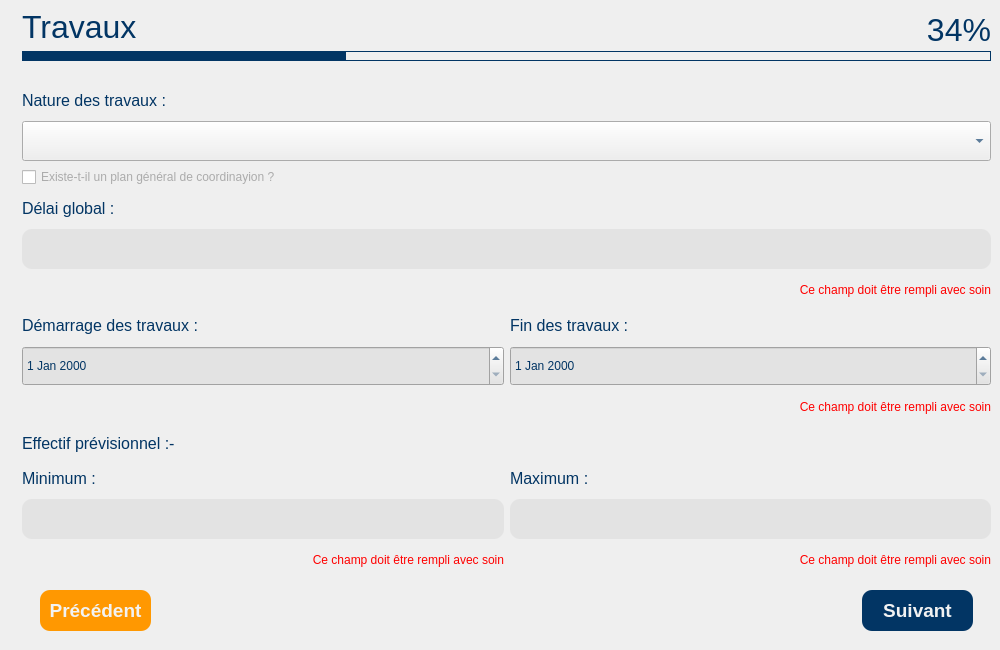
<?xml version="1.0" encoding="UTF-8"?>
<ui version="4.0">
 <class>Dialog</class>
 <widget class="QDialog" name="Dialog">
  <property name="geometry">
   <rect>
    <x>0</x>
    <y>0</y>
    <width>1000</width>
    <height>650</height>
   </rect>
  </property>
  <property name="minimumSize">
   <size>
    <width>800</width>
    <height>480</height>
   </size>
  </property>
  <property name="windowTitle">
   <string>Dialog</string>
  </property>
  <layout class="QGridLayout" name="gridLayout">
   <property name="leftMargin">
    <number>0</number>
   </property>
   <property name="topMargin">
    <number>0</number>
   </property>
   <property name="rightMargin">
    <number>0</number>
   </property>
   <property name="bottomMargin">
    <number>0</number>
   </property>
   <item row="0" column="0">
    <layout class="QHBoxLayout" name="horizontalLayout">
     <item>
      <widget class="QLabel" name="label">
       <property name="maximumSize">
        <size>
         <width>500</width>
         <height>16777215</height>
        </size>
       </property>
       <property name="text">
        <string/>
       </property>
       <property name="pixmap">
        <pixmap>:/img_back/back.png</pixmap>
       </property>
       <property name="scaledContents">
        <bool>true</bool>
       </property>
      </widget>
     </item>
     <item>
      <widget class="QWidget" name="widget" native="true">
       <layout class="QVBoxLayout" name="verticalLayout">
        <property name="leftMargin">
         <number>0</number>
        </property>
        <property name="topMargin">
         <number>0</number>
        </property>
        <property name="rightMargin">
         <number>0</number>
        </property>
        <property name="bottomMargin">
         <number>10</number>
        </property>
        <item>
         <widget class="QWidget" name="w_top" native="true">
          <property name="minimumSize">
           <size>
            <width>0</width>
            <height>70</height>
           </size>
          </property>
          <property name="maximumSize">
           <size>
            <width>16777215</width>
            <height>70</height>
           </size>
          </property>
          <layout class="QGridLayout" name="gridLayout_2">
           <item row="0" column="0" rowspan="2" colspan="2">
            <widget class="QLabel" name="label_2">
             <property name="font">
              <font>
               <pointsize>24</pointsize>
              </font>
             </property>
             <property name="styleSheet">
              <string notr="true">color:#023564;</string>
             </property>
             <property name="text">
              <string>Travaux</string>
             </property>
            </widget>
           </item>
           <item row="1" column="1">
            <widget class="QLabel" name="label_3">
             <property name="font">
              <font>
               <pointsize>24</pointsize>
              </font>
             </property>
             <property name="styleSheet">
              <string notr="true">color:#023564;</string>
             </property>
             <property name="text">
              <string>34%</string>
             </property>
             <property name="alignment">
              <set>Qt::AlignRight|Qt::AlignTrailing|Qt::AlignVCenter</set>
             </property>
            </widget>
           </item>
           <item row="2" column="0" colspan="2">
            <widget class="QWidget" name="widget_2" native="true">
             <property name="minimumSize">
              <size>
               <width>0</width>
               <height>10</height>
              </size>
             </property>
             <property name="maximumSize">
              <size>
               <width>16777215</width>
               <height>10</height>
              </size>
             </property>
             <property name="styleSheet">
              <string notr="true">border: 1 solid #023564;</string>
             </property>
             <layout class="QHBoxLayout" name="horizontalLayout_3">
              <property name="spacing">
               <number>0</number>
              </property>
              <property name="sizeConstraint">
               <enum>QLayout::SetDefaultConstraint</enum>
              </property>
              <property name="leftMargin">
               <number>0</number>
              </property>
              <property name="topMargin">
               <number>0</number>
              </property>
              <property name="rightMargin">
               <number>0</number>
              </property>
              <property name="bottomMargin">
               <number>0</number>
              </property>
              <item>
               <widget class="QWidget" name="widget_5" native="true">
                <property name="sizePolicy">
                 <sizepolicy hsizetype="Preferred" vsizetype="Preferred">
                  <horstretch>4</horstretch>
                  <verstretch>0</verstretch>
                 </sizepolicy>
                </property>
                <property name="styleSheet">
                 <string notr="true">background-color:rgb(2, 53, 100);
width: 50%;</string>
                </property>
               </widget>
              </item>
              <item>
               <widget class="QWidget" name="widget_4" native="true">
                <property name="sizePolicy">
                 <sizepolicy hsizetype="Preferred" vsizetype="Preferred">
                  <horstretch>8</horstretch>
                  <verstretch>0</verstretch>
                 </sizepolicy>
                </property>
                <property name="minimumSize">
                 <size>
                  <width>0</width>
                  <height>10</height>
                 </size>
                </property>
                <property name="maximumSize">
                 <size>
                  <width>16777215</width>
                  <height>10</height>
                 </size>
                </property>
                <property name="styleSheet">
                 <string notr="true"/>
                </property>
               </widget>
              </item>
             </layout>
            </widget>
           </item>
          </layout>
         </widget>
        </item>
        <item>
         <widget class="QScrollArea" name="pnls_1">
          <property name="styleSheet">
           <string notr="true">QTextEdit
{
background:#e3e3e3;
border: 0;
border-radius: 10px;
color:#ababab;
font: 19pt &quot;Arial&quot;;
padding-left:5px;
}

QTextEdit:focus
{
color:#ff9801;
background:#f2f2f2;
border: 2 Solid #ff9801;
font: 19pt &quot;Arial&quot;;
}

QLabel
{
	color : red;
	font: 12pt &quot;Arial&quot;;
}

QCheckBox
{
color:#ababab;
font: 14pt &quot;Arial&quot;;
}

QCheckBox:hover
{
color:#ff9801;
}

QCheckBox:Checked
{
color:#023564;
}

QComboBox
{
color:#023564;
font: 16pt &quot;Arial&quot;;
}

QDateEdit
{
background:#e3e3e3;
color:#023564;
font: 16pt &quot;Arial&quot;;
}</string>
          </property>
          <property name="frameShape">
           <enum>QFrame::NoFrame</enum>
          </property>
          <property name="frameShadow">
           <enum>QFrame::Sunken</enum>
          </property>
          <property name="lineWidth">
           <number>0</number>
          </property>
          <property name="verticalScrollBarPolicy">
           <enum>Qt::ScrollBarAsNeeded</enum>
          </property>
          <property name="widgetResizable">
           <bool>true</bool>
          </property>
          <widget class="QWidget" name="pnl_main">
           <property name="geometry">
            <rect>
             <x>0</x>
             <y>0</y>
             <width>987</width>
             <height>506</height>
            </rect>
           </property>
           <layout class="QGridLayout" name="gridLayout_3">
            <item row="0" column="0">
             <widget class="QLabel" name="label_4">
              <property name="font">
               <font>
                <family>Arial</family>
                <pointsize>12</pointsize>
                <weight>50</weight>
                <italic>false</italic>
                <bold>false</bold>
               </font>
              </property>
              <property name="styleSheet">
               <string notr="true">color:#023564;</string>
              </property>
              <property name="text">
               <string>Nature des travaux :</string>
              </property>
             </widget>
            </item>
            <item row="1" column="0" colspan="2">
             <widget class="QComboBox" name="cb1">
              <property name="minimumSize">
               <size>
                <width>0</width>
                <height>40</height>
               </size>
              </property>
              <property name="maximumSize">
               <size>
                <width>16777215</width>
                <height>40</height>
               </size>
              </property>
              <property name="contextMenuPolicy">
               <enum>Qt::DefaultContextMenu</enum>
              </property>
             </widget>
            </item>
            <item row="2" column="0" colspan="2">
             <widget class="QCheckBox" name="ch1">
              <property name="layoutDirection">
               <enum>Qt::LeftToRight</enum>
              </property>
              <property name="text">
               <string>Existe-t-il un plan général de coordinayion ?</string>
              </property>
             </widget>
            </item>
            <item row="3" column="0">
             <widget class="QLabel" name="label_5">
              <property name="font">
               <font>
                <family>Arial</family>
                <pointsize>12</pointsize>
                <weight>50</weight>
                <italic>false</italic>
                <bold>false</bold>
               </font>
              </property>
              <property name="styleSheet">
               <string notr="true">color:#023564;</string>
              </property>
              <property name="text">
               <string>Délai global :</string>
              </property>
             </widget>
            </item>
            <item row="4" column="0" colspan="2">
             <widget class="QTextEdit" name="txt_period">
              <property name="minimumSize">
               <size>
                <width>0</width>
                <height>40</height>
               </size>
              </property>
              <property name="maximumSize">
               <size>
                <width>16777215</width>
                <height>40</height>
               </size>
              </property>
              <property name="styleSheet">
               <string notr="true"/>
              </property>
              <property name="tabChangesFocus">
               <bool>true</bool>
              </property>
              <property name="placeholderText">
               <string/>
              </property>
             </widget>
            </item>
            <item row="5" column="0" colspan="2">
             <widget class="QLabel" name="lbl_period">
              <property name="enabled">
               <bool>true</bool>
              </property>
              <property name="inputMethodHints">
               <set>Qt::ImhNone</set>
              </property>
              <property name="text">
               <string>Ce champ doit être rempli avec soin</string>
              </property>
              <property name="alignment">
               <set>Qt::AlignRight|Qt::AlignTrailing|Qt::AlignVCenter</set>
              </property>
             </widget>
            </item>
            <item row="6" column="0">
             <widget class="QLabel" name="label_10">
              <property name="font">
               <font>
                <family>Arial</family>
                <pointsize>12</pointsize>
                <weight>50</weight>
                <italic>false</italic>
                <bold>false</bold>
               </font>
              </property>
              <property name="styleSheet">
               <string notr="true">color:#023564;</string>
              </property>
              <property name="text">
               <string>Démarrage des travaux :</string>
              </property>
             </widget>
            </item>
            <item row="6" column="1">
             <widget class="QLabel" name="label_7">
              <property name="font">
               <font>
                <family>Arial</family>
                <pointsize>12</pointsize>
                <weight>50</weight>
                <italic>false</italic>
                <bold>false</bold>
               </font>
              </property>
              <property name="styleSheet">
               <string notr="true">color:#023564;</string>
              </property>
              <property name="text">
               <string>Fin des travaux :</string>
              </property>
             </widget>
            </item>
            <item row="7" column="0">
             <widget class="QDateEdit" name="date1">
              <property name="minimumSize">
               <size>
                <width>0</width>
                <height>40</height>
               </size>
              </property>
              <property name="maximumSize">
               <size>
                <width>16777215</width>
                <height>40</height>
               </size>
              </property>
             </widget>
            </item>
            <item row="7" column="1">
             <widget class="QDateEdit" name="date2">
              <property name="minimumSize">
               <size>
                <width>0</width>
                <height>40</height>
               </size>
              </property>
              <property name="maximumSize">
               <size>
                <width>16777215</width>
                <height>40</height>
               </size>
              </property>
             </widget>
            </item>
            <item row="8" column="0" colspan="2">
             <widget class="QLabel" name="lbl_date">
              <property name="enabled">
               <bool>true</bool>
              </property>
              <property name="inputMethodHints">
               <set>Qt::ImhNone</set>
              </property>
              <property name="text">
               <string>Ce champ doit être rempli avec soin</string>
              </property>
              <property name="alignment">
               <set>Qt::AlignRight|Qt::AlignTrailing|Qt::AlignVCenter</set>
              </property>
             </widget>
            </item>
            <item row="9" column="0" colspan="2">
             <widget class="QLabel" name="label_6">
              <property name="font">
               <font>
                <family>Arial</family>
                <pointsize>12</pointsize>
                <weight>50</weight>
                <italic>false</italic>
                <bold>false</bold>
               </font>
              </property>
              <property name="styleSheet">
               <string notr="true">color:#023564;</string>
              </property>
              <property name="text">
               <string>Effectif prévisionnel :-</string>
              </property>
              <property name="alignment">
               <set>Qt::AlignLeading|Qt::AlignLeft|Qt::AlignVCenter</set>
              </property>
             </widget>
            </item>
            <item row="10" column="0">
             <widget class="QLabel" name="label_8">
              <property name="font">
               <font>
                <family>Arial</family>
                <pointsize>12</pointsize>
                <weight>50</weight>
                <italic>false</italic>
                <bold>false</bold>
               </font>
              </property>
              <property name="styleSheet">
               <string notr="true">color:#023564;</string>
              </property>
              <property name="text">
               <string>Minimum :</string>
              </property>
             </widget>
            </item>
            <item row="10" column="1">
             <widget class="QLabel" name="label_9">
              <property name="font">
               <font>
                <family>Arial</family>
                <pointsize>12</pointsize>
                <weight>50</weight>
                <italic>false</italic>
                <bold>false</bold>
               </font>
              </property>
              <property name="styleSheet">
               <string notr="true">color:#023564;</string>
              </property>
              <property name="text">
               <string>Maximum :</string>
              </property>
             </widget>
            </item>
            <item row="11" column="0">
             <widget class="QTextEdit" name="txt_wf1">
              <property name="minimumSize">
               <size>
                <width>0</width>
                <height>40</height>
               </size>
              </property>
              <property name="maximumSize">
               <size>
                <width>16777215</width>
                <height>40</height>
               </size>
              </property>
              <property name="styleSheet">
               <string notr="true"/>
              </property>
              <property name="tabChangesFocus">
               <bool>true</bool>
              </property>
              <property name="placeholderText">
               <string/>
              </property>
             </widget>
            </item>
            <item row="11" column="1">
             <widget class="QTextEdit" name="txt_wf2">
              <property name="minimumSize">
               <size>
                <width>0</width>
                <height>40</height>
               </size>
              </property>
              <property name="maximumSize">
               <size>
                <width>16777215</width>
                <height>40</height>
               </size>
              </property>
              <property name="styleSheet">
               <string notr="true"/>
              </property>
              <property name="tabChangesFocus">
               <bool>true</bool>
              </property>
              <property name="placeholderText">
               <string/>
              </property>
             </widget>
            </item>
            <item row="12" column="0">
             <widget class="QLabel" name="lbl_wf1">
              <property name="enabled">
               <bool>true</bool>
              </property>
              <property name="styleSheet">
               <string notr="true">font-size:12px;</string>
              </property>
              <property name="inputMethodHints">
               <set>Qt::ImhNone</set>
              </property>
              <property name="text">
               <string>Ce champ doit être rempli avec soin</string>
              </property>
              <property name="alignment">
               <set>Qt::AlignRight|Qt::AlignTrailing|Qt::AlignVCenter</set>
              </property>
             </widget>
            </item>
            <item row="12" column="1">
             <widget class="QLabel" name="lbl_wf2">
              <property name="enabled">
               <bool>true</bool>
              </property>
              <property name="styleSheet">
               <string notr="true">font-size:12px;</string>
              </property>
              <property name="inputMethodHints">
               <set>Qt::ImhNone</set>
              </property>
              <property name="text">
               <string>Ce champ doit être rempli avec soin</string>
              </property>
              <property name="alignment">
               <set>Qt::AlignRight|Qt::AlignTrailing|Qt::AlignVCenter</set>
              </property>
             </widget>
            </item>
           </layout>
          </widget>
         </widget>
        </item>
        <item>
         <widget class="QWidget" name="pnl_btns" native="true">
          <property name="maximumSize">
           <size>
            <width>16777215</width>
            <height>50</height>
           </size>
          </property>
          <property name="font">
           <font>
            <family>Arial Black</family>
           </font>
          </property>
          <layout class="QHBoxLayout" name="horizontalLayout_2">
           <property name="leftMargin">
            <number>27</number>
           </property>
           <property name="topMargin">
            <number>0</number>
           </property>
           <property name="rightMargin">
            <number>27</number>
           </property>
           <property name="bottomMargin">
            <number>18</number>
           </property>
           <item>
            <widget class="QPushButton" name="btn_back">
             <property name="minimumSize">
              <size>
               <width>111</width>
               <height>41</height>
              </size>
             </property>
             <property name="maximumSize">
              <size>
               <width>111</width>
               <height>41</height>
              </size>
             </property>
             <property name="font">
              <font>
               <family>Arial</family>
               <pointsize>14</pointsize>
               <weight>75</weight>
               <italic>false</italic>
               <bold>true</bold>
              </font>
             </property>
             <property name="styleSheet">
              <string notr="true">QPushButton#btn_back
{
background-color:#ff9801;
color:#f2f2f2;
border-radius: 10px;
font: 75 14pt &quot;Arial&quot;;
font-weight: bold;
}

QPushButton#btn_back:hover
{
background-color:#fbaa32;
}</string>
             </property>
             <property name="text">
              <string>Précédent</string>
             </property>
             <property name="checkable">
              <bool>false</bool>
             </property>
             <property name="flat">
              <bool>false</bool>
             </property>
            </widget>
           </item>
           <item>
            <spacer name="horizontalSpacer">
             <property name="orientation">
              <enum>Qt::Horizontal</enum>
             </property>
             <property name="sizeHint" stdset="0">
              <size>
               <width>40</width>
               <height>20</height>
              </size>
             </property>
            </spacer>
           </item>
           <item>
            <widget class="QPushButton" name="btn_next">
             <property name="minimumSize">
              <size>
               <width>111</width>
               <height>41</height>
              </size>
             </property>
             <property name="maximumSize">
              <size>
               <width>111</width>
               <height>41</height>
              </size>
             </property>
             <property name="font">
              <font>
               <family>Arial</family>
               <pointsize>14</pointsize>
               <weight>75</weight>
               <italic>false</italic>
               <bold>true</bold>
              </font>
             </property>
             <property name="styleSheet">
              <string notr="true">QPushButton#btn_next
{
background-color:rgb(2, 53, 100);
color:#f2f2f2;
border-radius: 10px;
font: 75 14pt &quot;Arial&quot;;
font-weight: bold;
}

QPushButton#btn_next:hover
{
background-color:#2d5c87;
}</string>
             </property>
             <property name="text">
              <string>Suivant</string>
             </property>
             <property name="checkable">
              <bool>false</bool>
             </property>
             <property name="flat">
              <bool>false</bool>
             </property>
            </widget>
           </item>
          </layout>
         </widget>
        </item>
       </layout>
      </widget>
     </item>
    </layout>
   </item>
  </layout>
 </widget>
 <tabstops>
  <tabstop>cb1</tabstop>
  <tabstop>ch1</tabstop>
  <tabstop>txt_period</tabstop>
  <tabstop>date1</tabstop>
  <tabstop>date2</tabstop>
  <tabstop>txt_wf1</tabstop>
  <tabstop>txt_wf2</tabstop>
  <tabstop>btn_next</tabstop>
  <tabstop>btn_back</tabstop>
  <tabstop>pnls_1</tabstop>
 </tabstops>
 <resources>
  <include location="test.qrc"/>
 </resources>
 <connections/>
</ui>
